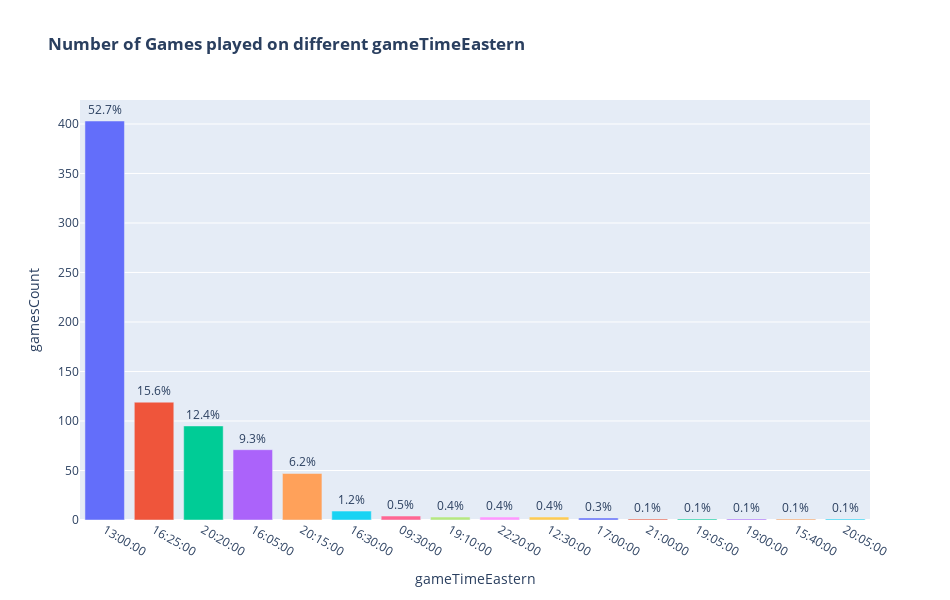

The code cell stored with this chart in its notebook:
### Markdown cell above
#### Very few Games were Held on 5, 12, 19, 26 and 31 day of the months.

### Code cell
plotlybar(games, "gameTimeEastern", "Number of Games played on different gameTimeEastern")

### Figure 1 — Plotly figure (JSON) as saved in the notebook; plotly's stock layout.template omitted (floating-point values rounded to 4 significant figures)
{"data": [{"alignmentgroup": "True", "hovertemplate": "color=#8a170f<br>gameTimeEastern=%{x}<br>gamesCount=%{y}<br>percent=%{text}<extra></extra>", "legendgroup": "#8a170f", "marker": {"color": "#636efa", "pattern": {"shape": ""}}, "name": "#8a170f", "offsetgroup": "#8a170f", "orientation": "v", "showlegend": true, "text": [52.7], "textposition": "outside", "texttemplate": "%{text}%", "type": "bar", "x": ["13:00:00"], "xaxis": "x", "y": [403], "yaxis": "y"}, {"alignmentgroup": "True", "hovertemplate": "color=#8a1e0f<br>gameTimeEastern=%{x}<br>gamesCount=%{y}<br>percent=%{text}<extra></extra>", "legendgroup": "#8a1e0f", "marker": {"color": "#EF553B", "pattern": {"shape": ""}}, "name": "#8a1e0f", "offsetgroup": "#8a1e0f", "orientation": "v", "showlegend": true, "text": [15.6], "textposition": "outside", "texttemplate": "%{text}%", "type": "bar", "x": ["16:25:00"], "xaxis": "x", "y": [119], "yaxis": "y"}, {"alignmentgroup": "True", "hovertemplate": "color=#8a250f<br>gameTimeEastern=%{x}<br>gamesCount=%{y}<br>percent=%{text}<extra></extra>", "legendgroup": "#8a250f", "marker": {"color": "#00cc96", "pattern": {"shape": ""}}, "name": "#8a250f", "offsetgroup": "#8a250f", "orientation": "v", "showlegend": true, "text": [12.4], "textposition": "outside", "texttemplate": "%{text}%", "type": "bar", "x": ["20:20:00"], "xaxis": "x", "y": [95], "yaxis": "y"}, {"alignmentgroup": "True", "hovertemplate": "color=#8a2d0f<br>gameTimeEastern=%{x}<br>gamesCount=%{y}<br>percent=%{text}<extra></extra>", "legendgroup": "#8a2d0f", "marker": {"color": "#ab63fa", "pattern": {"shape": ""}}, "name": "#8a2d0f", "offsetgroup": "#8a2d0f", "orientation": "v", "showlegend": true, "text": [9.3], "textposition": "outside", "texttemplate": "%{text}%", "type": "bar", "x": ["16:05:00"], "xaxis": "x", "y": [71], "yaxis": "y"}, {"alignmentgroup": "True", "hovertemplate": "color=#8a340f<br>gameTimeEastern=%{x}<br>gamesCount=%{y}<br>percent=%{text}<extra></extra>", "legendgroup": "#8a340f", "marker": {"color": "#FFA15A", "pattern": {"shape": ""}}, "name": "#8a340f", "offsetgroup": "#8a340f", "orientation": "v", "showlegend": true, "text": [6.2], "textposition": "outside", "texttemplate": "%{text}%", "type": "bar", "x": ["20:15:00"], "xaxis": "x", "y": [47], "yaxis": "y"}, {"alignmentgroup": "True", "hovertemplate": "color=#8a3b0f<br>gameTimeEastern=%{x}<br>gamesCount=%{y}<br>percent=%{text}<extra></extra>", "legendgroup": "#8a3b0f", "marker": {"color": "#19d3f3", "pattern": {"shape": ""}}, "name": "#8a3b0f", "offsetgroup": "#8a3b0f", "orientation": "v", "showlegend": true, "text": [1.2], "textposition": "outside", "texttemplate": "%{text}%", "type": "bar", "x": ["16:30:00"], "xaxis": "x", "y": [9], "yaxis": "y"}, {"alignmentgroup": "True", "hovertemplate": "color=#8a430f<br>gameTimeEastern=%{x}<br>gamesCount=%{y}<br>percent=%{text}<extra></extra>", "legendgroup": "#8a430f", "marker": {"color": "#FF6692", "pattern": {"shape": ""}}, "name": "#8a430f", "offsetgroup": "#8a430f", "orientation": "v", "showlegend": true, "text": [0.5], "textposition": "outside", "texttemplate": "%{text}%", "type": "bar", "x": ["09:30:00"], "xaxis": "x", "y": [4], "yaxis": "y"}, {"alignmentgroup": "True", "hovertemplate": "color=#8a4a0f<br>gameTimeEastern=%{x}<br>gamesCount=%{y}<br>percent=%{text}<extra></extra>", "legendgroup": "#8a4a0f", "marker": {"color": "#B6E880", "pattern": {"shape": ""}}, "name": "#8a4a0f", "offsetgroup": "#8a4a0f", "orientation": "v", "showlegend": true, "text": [0.4], "textposition": "outside", "texttemplate": "%{text}%", "type": "bar", "x": ["19:10:00"], "xaxis": "x", "y": [3], "yaxis": "y"}, {"alignmentgroup": "True", "hovertemplate": "color=#8a510f<br>gameTimeEastern=%{x}<br>gamesCount=%{y}<br>percent=%{text}<extra></extra>", "legendgroup": "#8a510f", "marker": {"color": "#FF97FF", "pattern": {"shape": ""}}, "name": "#8a510f", "offsetgroup": "#8a510f", "orientation": "v", "showlegend": true, "text": [0.4], "textposition": "outside", "texttemplate": "%{text}%", "type": "bar", "x": ["22:20:00"], "xaxis": "x", "y": [3], "yaxis": "y"}, {"alignmentgroup": "True", "hovertemplate": "color=#8a590f<br>gameTimeEastern=%{x}<br>gamesCount=%{y}<br>percent=%{text}<extra></extra>", "legendgroup": "#8a590f", "marker": {"color": "#FECB52", "pattern": {"shape": ""}}, "name": "#8a590f", "offsetgroup": "#8a590f", "orientation": "v", "showlegend": true, "text": [0.4], "textposition": "outside", "texttemplate": "%{text}%", "type": "bar", "x": ["12:30:00"], "xaxis": "x", "y": [3], "yaxis": "y"}, {"alignmentgroup": "True", "hovertemplate": "color=#8a600f<br>gameTimeEastern=%{x}<br>gamesCount=%{y}<br>percent=%{text}<extra></extra>", "legendgroup": "#8a600f", "marker": {"color": "#636efa", "pattern": {"shape": ""}}, "name": "#8a600f", "offsetgroup": "#8a600f", "orientation": "v", "showlegend": true, "text": [0.3], "textposition": "outside", "texttemplate": "%{text}%", "type": "bar", "x": ["17:00:00"], "xaxis": "x", "y": [2], "yaxis": "y"}, {"alignmentgroup": "True", "hovertemplate": "color=#8a670f<br>gameTimeEastern=%{x}<br>gamesCount=%{y}<br>percent=%{text}<extra></extra>", "legendgroup": "#8a670f", "marker": {"color": "#EF553B", "pattern": {"shape": ""}}, "name": "#8a670f", "offsetgroup": "#8a670f", "orientation": "v", "showlegend": true, "text": [0.1], "textposition": "outside", "texttemplate": "%{text}%", "type": "bar", "x": ["21:00:00"], "xaxis": "x", "y": [1], "yaxis": "y"}, {"alignmentgroup": "True", "hovertemplate": "color=#8a6f0f<br>gameTimeEastern=%{x}<br>gamesCount=%{y}<br>percent=%{text}<extra></extra>", "legendgroup": "#8a6f0f", "marker": {"color": "#00cc96", "pattern": {"shape": ""}}, "name": "#8a6f0f", "offsetgroup": "#8a6f0f", "orientation": "v", "showlegend": true, "text": [0.1], "textposition": "outside", "texttemplate": "%{text}%", "type": "bar", "x": ["19:05:00"], "xaxis": "x", "y": [1], "yaxis": "y"}, {"alignmentgroup": "True", "hovertemplate": "color=#8a760f<br>gameTimeEastern=%{x}<br>gamesCount=%{y}<br>percent=%{text}<extra></extra>", "legendgroup": "#8a760f", "marker": {"color": "#ab63fa", "pattern": {"shape": ""}}, "name": "#8a760f", "offsetgroup": "#8a760f", "orientation": "v", "showlegend": true, "text": [0.1], "textposition": "outside", "texttemplate": "%{text}%", "type": "bar", "x": ["19:00:00"], "xaxis": "x", "y": [1], "yaxis": "y"}, {"alignmentgroup": "True", "hovertemplate": "color=#8a7d0f<br>gameTimeEastern=%{x}<br>gamesCount=%{y}<br>percent=%{text}<extra></extra>", "legendgroup": "#8a7d0f", "marker": {"color": "#FFA15A", "pattern": {"shape": ""}}, "name": "#8a7d0f", "offsetgroup": "#8a7d0f", "orientation": "v", "showlegend": true, "text": [0.1], "textposition": "outside", "texttemplate": "%{text}%", "type": "bar", "x": ["15:40:00"], "xaxis": "x", "y": [1], "yaxis": "y"}, {"alignmentgroup": "True", "hovertemplate": "color=#8a850f<br>gameTimeEastern=%{x}<br>gamesCount=%{y}<br>percent=%{text}<extra></extra>", "legendgroup": "#8a850f", "marker": {"color": "#19d3f3", "pattern": {"shape": ""}}, "name": "#8a850f", "offsetgroup": "#8a850f", "orientation": "v", "showlegend": true, "text": [0.1], "textposition": "outside", "texttemplate": "%{text}%", "type": "bar", "x": ["20:05:00"], "xaxis": "x", "y": [1], "yaxis": "y"}], "layout": {"barmode": "relative", "height": 600, "legend": {"title": {"text": "color"}, "tracegroupgap": 0}, "showlegend": false, "title": {"text": "<b>Number of Games played on different gameTimeEastern</b>"}, "width": 950, "xaxis": {"anchor": "y", "domain": [0, 1], "dtick": 1, "title": {"text": "gameTimeEastern"}}, "yaxis": {"anchor": "x", "domain": [0, 1], "title": {"text": "gamesCount"}}}}
